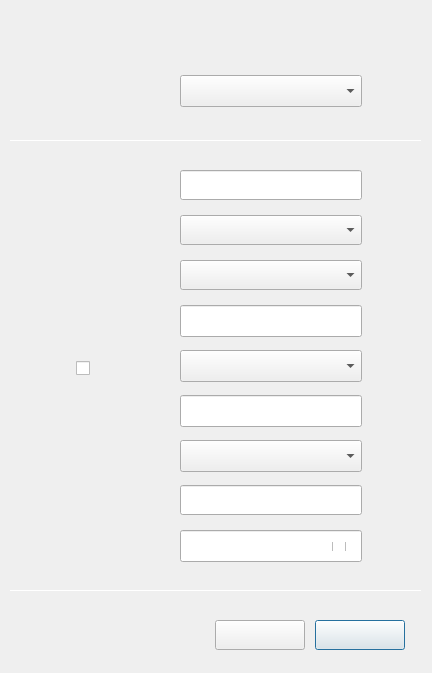
<?xml version="1.0" encoding="UTF-8"?>
<ui version="4.0">
 <class>DlgConnHidWifiSecFast</class>
 <widget class="QDialog" name="DlgConnHidWifiSecFast">
  <property name="geometry">
   <rect>
    <x>0</x>
    <y>0</y>
    <width>432</width>
    <height>673</height>
   </rect>
  </property>
  <property name="windowTitle">
   <string>Connect to Hidden Wi-Fi Network</string>
  </property>
  <widget class="QCheckBox" name="checkBoxPwd">
   <property name="geometry">
    <rect>
     <x>332</x>
     <y>542</y>
     <width>18</width>
     <height>9</height>
    </rect>
   </property>
   <property name="font">
    <font>
     <pointsize>11</pointsize>
    </font>
   </property>
   <property name="text">
    <string/>
   </property>
  </widget>
  <widget class="QLabel" name="lbNetName">
   <property name="geometry">
    <rect>
     <x>76</x>
     <y>176</y>
     <width>90</width>
     <height>20</height>
    </rect>
   </property>
   <property name="font">
    <font>
     <pointsize>10</pointsize>
    </font>
   </property>
   <property name="text">
    <string/>
   </property>
  </widget>
  <widget class="QLineEdit" name="leNetName">
   <property name="geometry">
    <rect>
     <x>180</x>
     <y>170</y>
     <width>182</width>
     <height>30</height>
    </rect>
   </property>
   <property name="font">
    <font>
     <pointsize>10</pointsize>
    </font>
   </property>
  </widget>
  <widget class="QLabel" name="lbConn">
   <property name="geometry">
    <rect>
     <x>76</x>
     <y>80</y>
     <width>90</width>
     <height>20</height>
    </rect>
   </property>
   <property name="font">
    <font>
     <pointsize>10</pointsize>
    </font>
   </property>
   <property name="text">
    <string/>
   </property>
  </widget>
  <widget class="QComboBox" name="cbxAuth">
   <property name="geometry">
    <rect>
     <x>180</x>
     <y>260</y>
     <width>182</width>
     <height>30</height>
    </rect>
   </property>
   <property name="font">
    <font>
     <pointsize>10</pointsize>
    </font>
   </property>
   <property name="styleSheet">
    <string notr="true"/>
   </property>
  </widget>
  <widget class="QLineEdit" name="lePassword">
   <property name="geometry">
    <rect>
     <x>180</x>
     <y>530</y>
     <width>182</width>
     <height>32</height>
    </rect>
   </property>
   <property name="font">
    <font>
     <pointsize>10</pointsize>
    </font>
   </property>
   <property name="echoMode">
    <enum>QLineEdit::Password</enum>
   </property>
  </widget>
  <widget class="QLineEdit" name="leUserName">
   <property name="geometry">
    <rect>
     <x>180</x>
     <y>485</y>
     <width>182</width>
     <height>30</height>
    </rect>
   </property>
   <property name="font">
    <font>
     <pointsize>10</pointsize>
    </font>
   </property>
  </widget>
  <widget class="QLabel" name="lbUserName">
   <property name="geometry">
    <rect>
     <x>76</x>
     <y>491</y>
     <width>90</width>
     <height>20</height>
    </rect>
   </property>
   <property name="font">
    <font>
     <pointsize>10</pointsize>
    </font>
   </property>
   <property name="text">
    <string/>
   </property>
  </widget>
  <widget class="QComboBox" name="cbxSecurity">
   <property name="geometry">
    <rect>
     <x>180</x>
     <y>215</y>
     <width>182</width>
     <height>30</height>
    </rect>
   </property>
   <property name="font">
    <font>
     <pointsize>10</pointsize>
    </font>
   </property>
   <property name="styleSheet">
    <string notr="true"/>
   </property>
  </widget>
  <widget class="QLabel" name="lbPassword">
   <property name="geometry">
    <rect>
     <x>76</x>
     <y>536</y>
     <width>90</width>
     <height>20</height>
    </rect>
   </property>
   <property name="font">
    <font>
     <pointsize>10</pointsize>
    </font>
   </property>
   <property name="text">
    <string/>
   </property>
  </widget>
  <widget class="QPushButton" name="btnConnect">
   <property name="geometry">
    <rect>
     <x>315</x>
     <y>620</y>
     <width>90</width>
     <height>30</height>
    </rect>
   </property>
   <property name="font">
    <font>
     <pointsize>10</pointsize>
    </font>
   </property>
   <property name="text">
    <string/>
   </property>
  </widget>
  <widget class="QComboBox" name="cbxConn">
   <property name="geometry">
    <rect>
     <x>180</x>
     <y>75</y>
     <width>182</width>
     <height>32</height>
    </rect>
   </property>
   <property name="font">
    <font>
     <pointsize>10</pointsize>
    </font>
   </property>
   <property name="styleSheet">
    <string notr="true"/>
   </property>
  </widget>
  <widget class="QLabel" name="lbAuth">
   <property name="geometry">
    <rect>
     <x>76</x>
     <y>266</y>
     <width>90</width>
     <height>20</height>
    </rect>
   </property>
   <property name="font">
    <font>
     <pointsize>10</pointsize>
    </font>
   </property>
   <property name="text">
    <string/>
   </property>
  </widget>
  <widget class="QLabel" name="lbSecurity">
   <property name="geometry">
    <rect>
     <x>76</x>
     <y>221</y>
     <width>90</width>
     <height>20</height>
    </rect>
   </property>
   <property name="font">
    <font>
     <pointsize>10</pointsize>
    </font>
   </property>
   <property name="text">
    <string/>
   </property>
  </widget>
  <widget class="QPushButton" name="btnCancel">
   <property name="geometry">
    <rect>
     <x>215</x>
     <y>620</y>
     <width>90</width>
     <height>30</height>
    </rect>
   </property>
   <property name="font">
    <font>
     <pointsize>10</pointsize>
    </font>
   </property>
   <property name="text">
    <string/>
   </property>
  </widget>
  <widget class="QLabel" name="lbAnonyId">
   <property name="geometry">
    <rect>
     <x>76</x>
     <y>311</y>
     <width>90</width>
     <height>20</height>
    </rect>
   </property>
   <property name="font">
    <font>
     <pointsize>10</pointsize>
    </font>
   </property>
   <property name="text">
    <string/>
   </property>
  </widget>
  <widget class="QLineEdit" name="leAnonyId">
   <property name="geometry">
    <rect>
     <x>180</x>
     <y>305</y>
     <width>182</width>
     <height>32</height>
    </rect>
   </property>
   <property name="font">
    <font>
     <pointsize>10</pointsize>
    </font>
   </property>
  </widget>
  <widget class="QCheckBox" name="checkBoxAutoPCA">
   <property name="geometry">
    <rect>
     <x>76</x>
     <y>356</y>
     <width>100</width>
     <height>25</height>
    </rect>
   </property>
   <property name="font">
    <font>
     <pointsize>10</pointsize>
    </font>
   </property>
   <property name="text">
    <string/>
   </property>
  </widget>
  <widget class="QComboBox" name="cbxAutoPCA">
   <property name="geometry">
    <rect>
     <x>180</x>
     <y>350</y>
     <width>182</width>
     <height>32</height>
    </rect>
   </property>
   <property name="font">
    <font>
     <pointsize>10</pointsize>
    </font>
   </property>
   <property name="styleSheet">
    <string notr="true"/>
   </property>
  </widget>
  <widget class="QLabel" name="lbPCAfile">
   <property name="geometry">
    <rect>
     <x>76</x>
     <y>401</y>
     <width>90</width>
     <height>20</height>
    </rect>
   </property>
   <property name="font">
    <font>
     <pointsize>10</pointsize>
    </font>
   </property>
   <property name="text">
    <string/>
   </property>
  </widget>
  <widget class="QLineEdit" name="lePCAfile">
   <property name="geometry">
    <rect>
     <x>180</x>
     <y>395</y>
     <width>182</width>
     <height>32</height>
    </rect>
   </property>
   <property name="font">
    <font>
     <pointsize>10</pointsize>
    </font>
   </property>
  </widget>
  <widget class="QLabel" name="lbInnerAuth">
   <property name="geometry">
    <rect>
     <x>76</x>
     <y>446</y>
     <width>90</width>
     <height>20</height>
    </rect>
   </property>
   <property name="font">
    <font>
     <pointsize>10</pointsize>
    </font>
   </property>
   <property name="text">
    <string/>
   </property>
  </widget>
  <widget class="QComboBox" name="cbxInnerAuth">
   <property name="geometry">
    <rect>
     <x>180</x>
     <y>440</y>
     <width>182</width>
     <height>32</height>
    </rect>
   </property>
   <property name="font">
    <font>
     <pointsize>10</pointsize>
    </font>
   </property>
   <property name="styleSheet">
    <string notr="true"/>
   </property>
  </widget>
  <widget class="QLabel" name="lbLeftupTitle">
   <property name="geometry">
    <rect>
     <x>30</x>
     <y>30</y>
     <width>140</width>
     <height>22</height>
    </rect>
   </property>
   <property name="font">
    <font>
     <pointsize>9</pointsize>
    </font>
   </property>
   <property name="text">
    <string/>
   </property>
  </widget>
  <widget class="QLabel" name="lbBoder">
   <property name="geometry">
    <rect>
     <x>0</x>
     <y>0</y>
     <width>432</width>
     <height>673</height>
    </rect>
   </property>
   <property name="text">
    <string/>
   </property>
  </widget>
  <widget class="Line" name="lineUp">
   <property name="geometry">
    <rect>
     <x>10</x>
     <y>140</y>
     <width>412</width>
     <height>1</height>
    </rect>
   </property>
   <property name="orientation">
    <enum>Qt::Horizontal</enum>
   </property>
  </widget>
  <widget class="Line" name="lineDown">
   <property name="geometry">
    <rect>
     <x>10</x>
     <y>590</y>
     <width>412</width>
     <height>1</height>
    </rect>
   </property>
   <property name="orientation">
    <enum>Qt::Horizontal</enum>
   </property>
  </widget>
  <zorder>lbBoder</zorder>
  <zorder>lbNetName</zorder>
  <zorder>leNetName</zorder>
  <zorder>lbConn</zorder>
  <zorder>cbxAuth</zorder>
  <zorder>lePassword</zorder>
  <zorder>leUserName</zorder>
  <zorder>lbUserName</zorder>
  <zorder>cbxSecurity</zorder>
  <zorder>lbPassword</zorder>
  <zorder>btnConnect</zorder>
  <zorder>cbxConn</zorder>
  <zorder>lbAuth</zorder>
  <zorder>lbSecurity</zorder>
  <zorder>btnCancel</zorder>
  <zorder>lbAnonyId</zorder>
  <zorder>leAnonyId</zorder>
  <zorder>checkBoxAutoPCA</zorder>
  <zorder>cbxAutoPCA</zorder>
  <zorder>lbPCAfile</zorder>
  <zorder>lePCAfile</zorder>
  <zorder>lbInnerAuth</zorder>
  <zorder>cbxInnerAuth</zorder>
  <zorder>checkBoxPwd</zorder>
  <zorder>lbLeftupTitle</zorder>
  <zorder>lineUp</zorder>
  <zorder>lineDown</zorder>
 </widget>
 <resources/>
 <connections/>
</ui>
